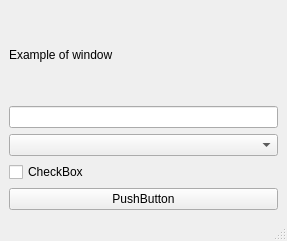
<?xml version="1.0" encoding="UTF-8"?>
<ui version="4.0">
 <class>MainWindow</class>
 <widget class="QMainWindow" name="MainWindow">
  <property name="geometry">
   <rect>
    <x>0</x>
    <y>0</y>
    <width>287</width>
    <height>241</height>
   </rect>
  </property>
  <property name="windowTitle">
   <string>MainWindow</string>
  </property>
  <widget class="QWidget" name="centralwidget">
   <layout class="QVBoxLayout" name="verticalLayout_2">
    <item>
     <layout class="QVBoxLayout" name="verticalLayout">
      <item>
       <widget class="QLabel" name="label">
        <property name="text">
         <string>Example of window</string>
        </property>
       </widget>
      </item>
      <item>
       <widget class="QLineEdit" name="lineEdit"/>
      </item>
      <item>
       <widget class="QComboBox" name="comboBox"/>
      </item>
      <item>
       <widget class="QCheckBox" name="checkBox">
        <property name="text">
         <string>CheckBox</string>
        </property>
       </widget>
      </item>
      <item>
       <widget class="QPushButton" name="pushButton">
        <property name="text">
         <string>PushButton</string>
        </property>
       </widget>
      </item>
     </layout>
    </item>
   </layout>
  </widget>
  <widget class="QMenuBar" name="menubar">
   <property name="geometry">
    <rect>
     <x>0</x>
     <y>0</y>
     <width>287</width>
     <height>24</height>
    </rect>
   </property>
  </widget>
  <widget class="QStatusBar" name="statusbar"/>
 </widget>
 <resources/>
 <connections/>
</ui>
